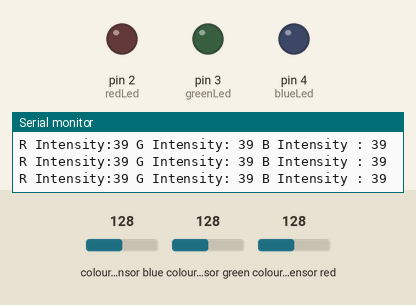
Simulated run of this sketch. Board: Arduino Uno, built with avr-gcc and run on an emulated ATmega328P. Shown: output pins drawn as LEDs (lit = HIGH), the last lines printed to the serial monitor. Wiring (inferred from the names in the program): TCS3200 colour sensor: output pin 10; S2 pin 12; S3 pin 11; S0 pin 8; S1 pin 9. The test bench sets the inputs (shaded band); at power-on: colour sensor blue 128, colour sensor green 128, colour sensor red 128. Pins used as bus, display or sensor lines are not drawn.

Above: at 1.2 s.
1.3 s: colour sensor blue set to 134
At 1.65 s:
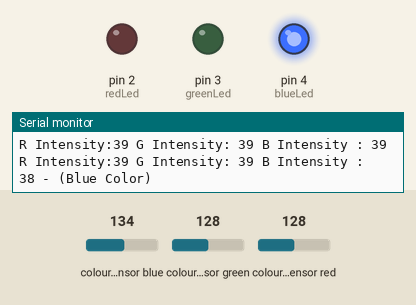
4.3 s: colour sensor green set to 134
At 4.9 s:
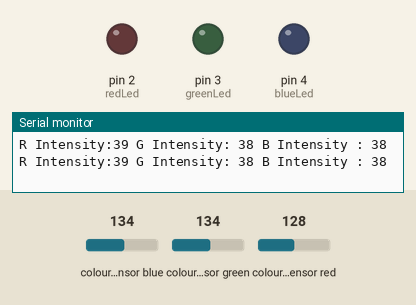
6.0 s: colour sensor blue set to 5
At 6.17 s:
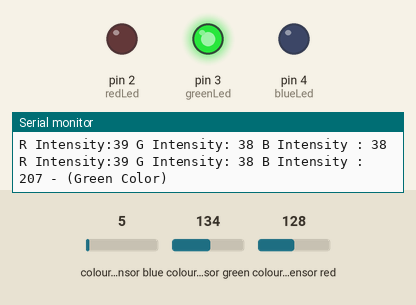
9.0 s: colour sensor blue set to 191
At 9.18 s:
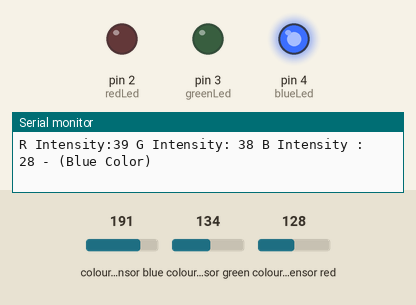
12.0 s: colour sensor blue set to 141
15.0 s: colour sensor blue set to 136
At 15.7 s:
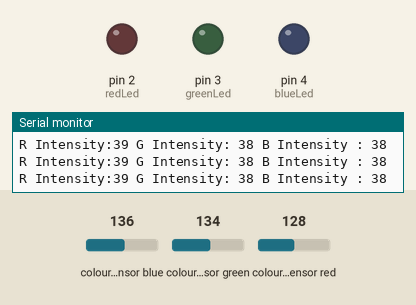
Timing chart, 0 to 17.5 s (numbered marks = the images above; inputs shaded):
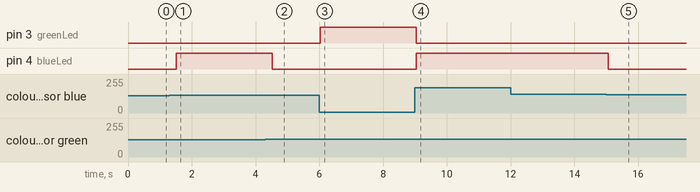

The sketch:

8.Color_Recognisation.ino
```cpp
const int s0 = 8, s1 = 9, s2 = 12, s3 = 11, out = 10;
int redLed = 2, greenLed = 3, blueLed = 4;
int red = 0, green = 0,blue = 0;
void setup()
{
  Serial.begin(9600);
  pinMode(s0, OUTPUT);
  pinMode(s1, OUTPUT);
  pinMode(s2, OUTPUT);
  pinMode(s3, OUTPUT);
  pinMode(out, INPUT);
  pinMode(redLed, OUTPUT);
  pinMode(greenLed, OUTPUT);
  pinMode(blueLed, OUTPUT);
  digitalWrite(s0, HIGH);
  digitalWrite(s1, HIGH);
}

void loop()
{
  color();
  Serial.print("R Intensity:");
  Serial.print(red, DEC);
  Serial.print(" G Intensity: ");
  Serial.print(green, DEC);
  Serial.print(" B Intensity : ");
  Serial.print(blue, DEC);
if (red < blue && red < green && red < 20)
  {
   Serial.println(" - (Red Color)");
   digitalWrite(redLed, HIGH);
   digitalWrite(greenLed, LOW);
   digitalWrite(blueLed, LOW);
  }

  else if (blue < red && blue < green)
  {
   Serial.println(" - (Blue Color)");
   digitalWrite(redLed, LOW);
   digitalWrite(greenLed, LOW);
   digitalWrite(blueLed, HIGH);
  }

  else if (green < red && green < blue)
  {
   Serial.println(" - (Green Color)");
   digitalWrite(redLed, LOW);
   digitalWrite(greenLed, HIGH);
   digitalWrite(blueLed, LOW);
  }
  else{
  Serial.println();
  }
  delay(300);
  digitalWrite(redLed, LOW);
  digitalWrite(greenLed, LOW);
  digitalWrite(blueLed, LOW);
 }

void color()
{
  digitalWrite(s2, LOW);
  digitalWrite(s3, LOW);
  red = pulseIn(out, digitalRead(out) == HIGH ? LOW : HIGH);
  digitalWrite(s3, HIGH);
  blue = pulseIn(out, digitalRead(out) == HIGH ? LOW : HIGH);
  digitalWrite(s2, HIGH);
  green = pulseIn(out, digitalRead(out) == HIGH ? LOW : HIGH);
}
```

Measured:
- the behaviour switches between 131 and 132 on colour sensor blue (found by bisection; images 0 and 1)
- the behaviour switches between 131 and 132 on colour sensor green (found by bisection; images 1 and 2)
- the behaviour switches between 137 and 136 on colour sensor blue (found by bisection; images 4 and 5)
- after the input at 1.3 s, pin 4 (blueLed): LOW → HIGH after 0.21 s
- after the input at 4.3 s, pin 4 (blueLed): HIGH → LOW after 0.22 s
- after the input at 6.0 s, pin 3 (greenLed): LOW → HIGH at once
- after the input at 9.0 s, pin 3 (greenLed): HIGH → LOW at once; pin 4 (blueLed): LOW → HIGH at once
- after the input at 15.0 s, pin 4 (blueLed): HIGH → LOW after 0.06 s
